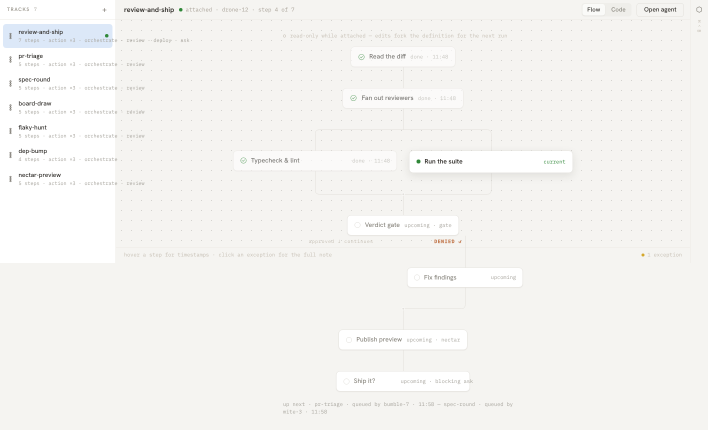
#> input picture packages/proof/fixtures/sample-captures/tracks-pane-flowview/at-rest/1416x720@1/code/full-extent.png, 1416 x 860 px, given in place of screenshot.png, which was not available (shown at 1/2 size)
$ python annotate.py ../../sample-captures/tracks-pane-flowview/at-rest/1416x720@1/code ../../sample-captures/tracks-pane-flowview/at-rest/1416x720@1/code/full-extent.png
#> lines starting #> are read from the running program, lines starting #| are printed output that depends on the picture; pictures that were not available may be replaced by others from this repository, and a replacement may not be noted
import sys
from PIL import Image, ImageDraw, ImageFont
B = sys.argv[1]; OUT = sys.argv[2]
def font(sz):
#> called with sz = 15
    for p in ['/usr/share/fonts/truetype/dejavu/DejaVuSans-Bold.ttf', '/usr/share/fonts/truetype/liberation/LiberationSans-Bold.ttf']:
        try: return ImageFont.truetype(p, sz)
        except OSError: pass
    return ImageFont.load_default()
F = font(15); FT = font(18)
RED = (214, 40, 40)
def panel(state, side, crop, boxes, title):
#> called with state = 'proposal-pending', side = 'design', crop = (660, 280, 1416, 611), title = 'DESIGN  proposal-pending'
    im = Image.open(f'{B}/{state}/1416x720@1/{side}/screenshot.png').convert('RGB').crop(crop)
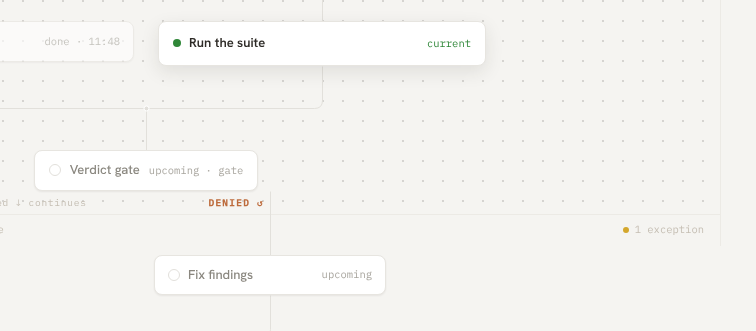
#> im: PIL image 756x331 RGB; mean R, G, B 245, 244.1, 241.4
    d = ImageDraw.Draw(im)
    for box in boxes:
        x, y, w, h, label = box[:5]
        x -= crop[0]; y -= crop[1]
        d.rectangle([x, y, x + w, y + h], outline=RED, width=3)
        if not label:
            continue
        tw = d.textlength(label, font=F)
        if len(box) > 5:
            lx, ly = box[5] - crop[0], box[6] - crop[1]
        else:
            lx, ly = x, (y - 22 if y > 24 else y + h + 4)
        d.rectangle([lx, ly, lx + tw + 8, ly + 20], fill=RED)
        d.text((lx + 4, ly + 1), label, fill='white', font=F)
#> this loop made 1 pass
#> tw on pass 1: 431.8
    head = Image.new('RGB', (im.width, 30), (40, 40, 40))
#> head: PIL image 756x30 RGB; every value is 40
    ImageDraw.Draw(head).text((8, 5), title, fill='white', font=FT)
    out = Image.new('RGB', (im.width, im.height + 30), 'white'); out.paste(head, (0, 0)); out.paste(im, (0, 30))
#> after `out = Image.new('RGB', (im.width, im.height + 30), 'white')`: out: PIL image 756x361 RGB; every value is 255
#> after `out.paste(im, (0, 30))`:
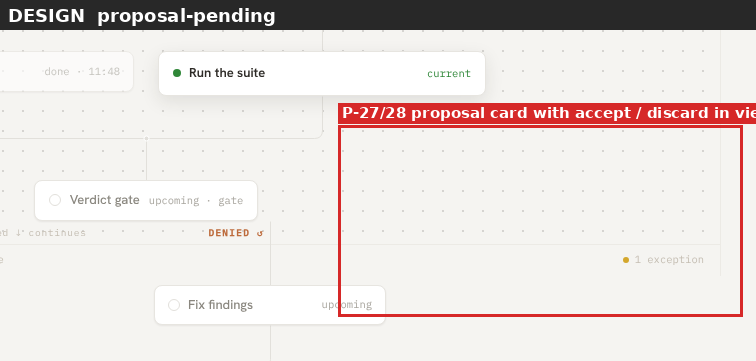
#> out: PIL image 756x361 RGB; mean R, G, B 228.1, 220.4, 218
#> call 2 of panel, with state = 'proposal-pending', side = 'code', crop = (440, 280, 1416, 611), title = 'CODE  proposal-pending'
#> in panel (call 2), `im = Image.open(f'{B}/{state}/1416x720@1/{side}/screenshot.png').conve..`:
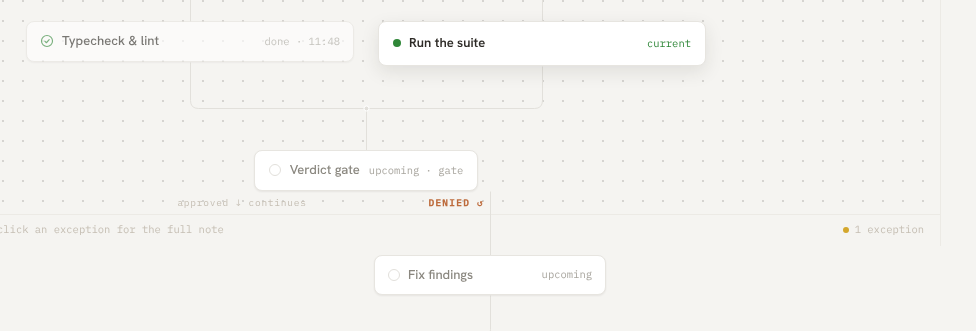
#> im: PIL image 976x331 RGB; mean R, G, B 244.9, 244, 241.2
#> the loop in panel (call 2), `for box in boxes:` made 2 passes
#> (x, y, w, h, tw, lx, ly) on passes 1 to 2: (374, 221, 232, 78, 355.5, 374, 199), (126, 280, 480, 18, 405.9, 126, 258)
#> in panel (call 2), `head = Image.new('RGB', (im.width, 30), (40, 40, 40))`: head: PIL image 976x30 RGB; every value is 40
#> in panel (call 2), `ImageDraw.Draw(head).text((8, 5), title, fill='white', font=FT)`:
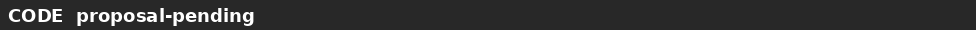
#> head: PIL image 976x30 RGB; min 40, max 255, mean 50.1
#> in panel (call 2), `out = Image.new('RGB', (im.width, im.height + 30), 'white')`: out: PIL image 976x361 RGB; every value is 255
#> in panel (call 2), `out.paste(im, (0, 30))`:
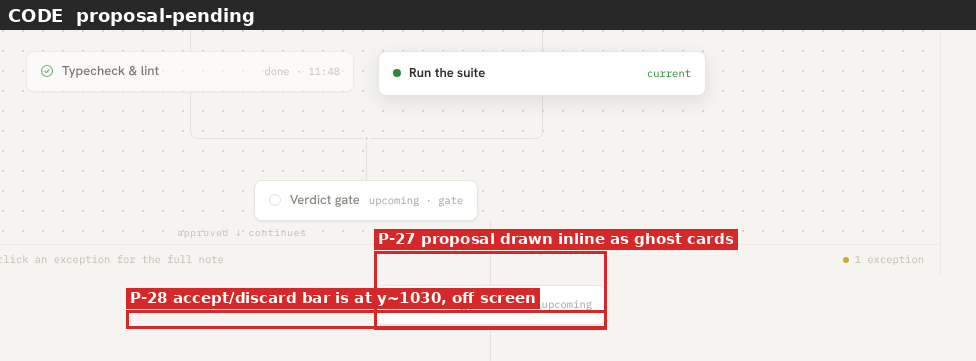
#> out: PIL image 976x361 RGB; mean R, G, B 227.2, 217.7, 215.3
    return out
def stack(a, b, path):
    w = max(a.width, b.width); o = Image.new('RGB', (w, a.height + b.height + 8), (200, 200, 200))
#> after `w = max(a.width, b.width)`: w = 976
#> after `o = Image.new('RGB', (w, a.height + b.height + 8), (200, 200, 200))`: o: PIL image 976x730 RGB; every value is 200
    o.paste(a, (0, 0)); o.paste(b, (0, a.height + 8)); o.save(path)
#> after `o.paste(a, (0, 0))`:
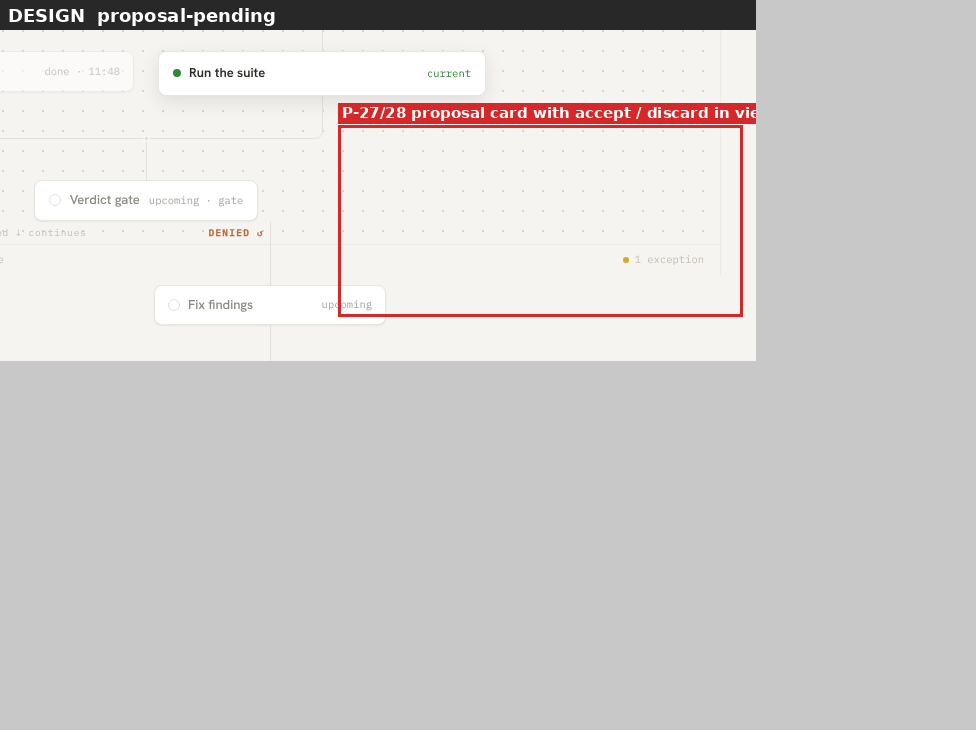
#> o: PIL image 976x730 RGB; mean R, G, B 210.8, 207.8, 206.9
#> after `o.paste(b, (0, a.height + 8))`:
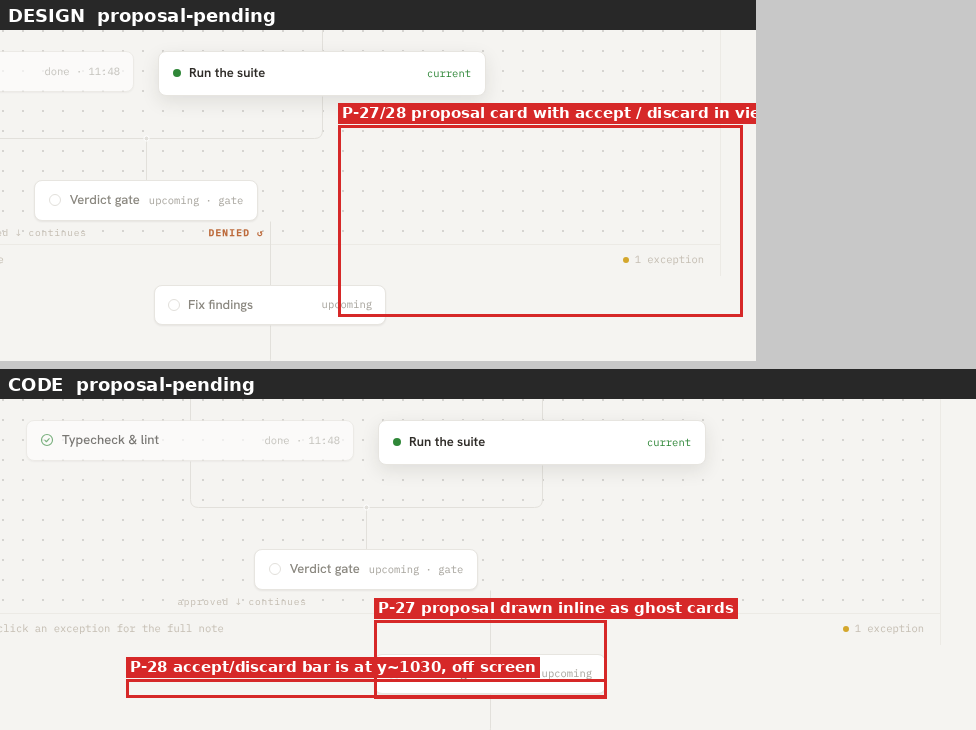
#> o: PIL image 976x730 RGB; mean R, G, B 224.2, 216.6, 214.5

# 1. proposal-pending: accept/discard hidden + proposal placement
stack(panel('proposal-pending', 'design', (660, 280, 1416, 611),
            [(998, 375, 404, 191, 'P-27/28 proposal card with accept / discard in view')], 'DESIGN  proposal-pending'),
      panel('proposal-pending', 'code', (440, 280, 1416, 611),
            [(814, 501, 232, 78, 'P-27 proposal drawn inline as ghost cards'), (566, 560, 480, 18, 'P-28 accept/discard bar is at y~1030, off screen')],
            'CODE  proposal-pending'), f'{OUT}/defect-proposal-actions.png')
# 2. track-selected rail
stack(panel('track-selected', 'design', (0, 40, 700, 250),
            [(10, 49, 130, 22, 'S-06 filter tabs', 330, 50), (8, 77, 300, 45, 'S-10 selected row warm grey #EEEDE9', 330, 90),
             (38, 101, 262, 15, 'S-08 status counts, version, time', 330, 130), (0, 41, 317, 205, 'S-07 rail 317px', 330, 170)],
            'DESIGN  track-selected rail'),
      panel('track-selected', 'code', (0, 40, 700, 250),
            [(6, 48, 219, 48, 'S-10 selected row light blue #DCE8F8', 250, 55), (37, 73, 166, 16, 'S-08 static step summary', 250, 95),
             (0, 41, 232, 205, 'S-07 rail 232px', 250, 135)],
            'CODE  track-selected rail'),
      f'{OUT}/defect-track-rail.png')
#> (the run stopped early here; a loop or call above may not have finished)
